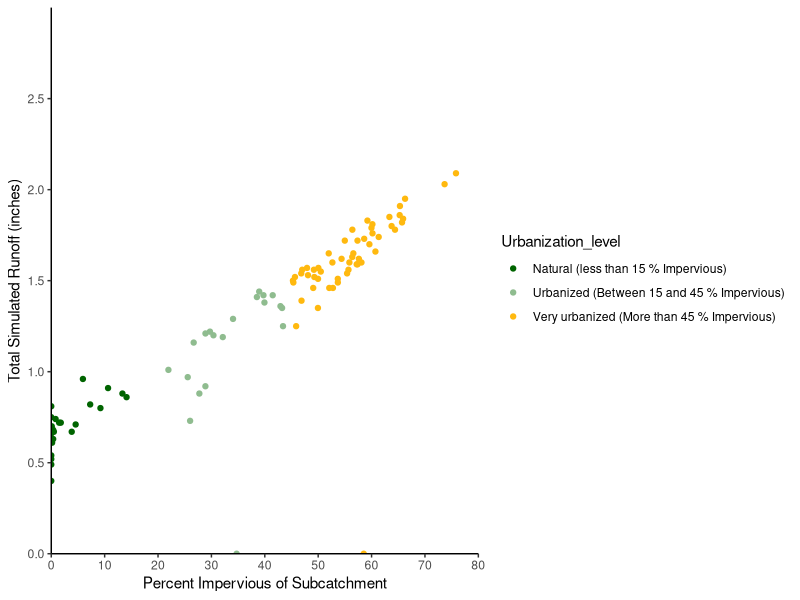

Reproduce this figure in R.
## ---- chunk 1
knitr::opts_chunk$set(echo = TRUE)
## ---- chunk 2
library(tidyverse)
## ---- chunk 3
subcatch<- read_csv("subcatchments_all.csv") %>% 
  mutate(subcatchment= OBJECTID_1) %>% 
  select(subcatchment, Curve_Number, Slope, percent_imp, Area_sqft)
  

swm_results<-read_csv("wailupe_success_020920.csv")

results<- merge(subcatch, swm_results, by = "subcatchment") %>% 
  mutate(runoff_normalized= 
           total_runoff_in/Area_sqft) %>% 
  mutate(Urbanization_level= 
           case_when(
             percent_imp <15 |percent_imp == 15 ~ "Natural (less than 15 % Impervious)",
             percent_imp >15 & percent_imp <45 ~ "Urbanized (Between 15 and 45 % Impervious)",
             percent_imp >44.9999 ~ "Very urbanized (More than 45 % Impervious)"
             )
           )


runoff_imp_graph<- results %>% 
  ggplot(aes(x=percent_imp, y=total_runoff_in))+
  geom_point(aes(color=Urbanization_level))+
  labs(x= "Percent Impervious of Subcatchment", y= "Total Simulated Runoff (inches)")+
  scale_y_continuous(limits= c(0,3), breaks= seq(0,2.5, by= 0.5),expand= c(0,0))+
  scale_x_continuous(limits= c(0,80), breaks= seq(0,80, by= 10),expand= c(0,0))+
  scale_color_discrete(name= "Urbanization Level")+
  scale_color_manual(values= c("darkgreen", "darkseagreen", "darkgoldenrod1"))+
  theme_classic()


runoff_imp_graph

